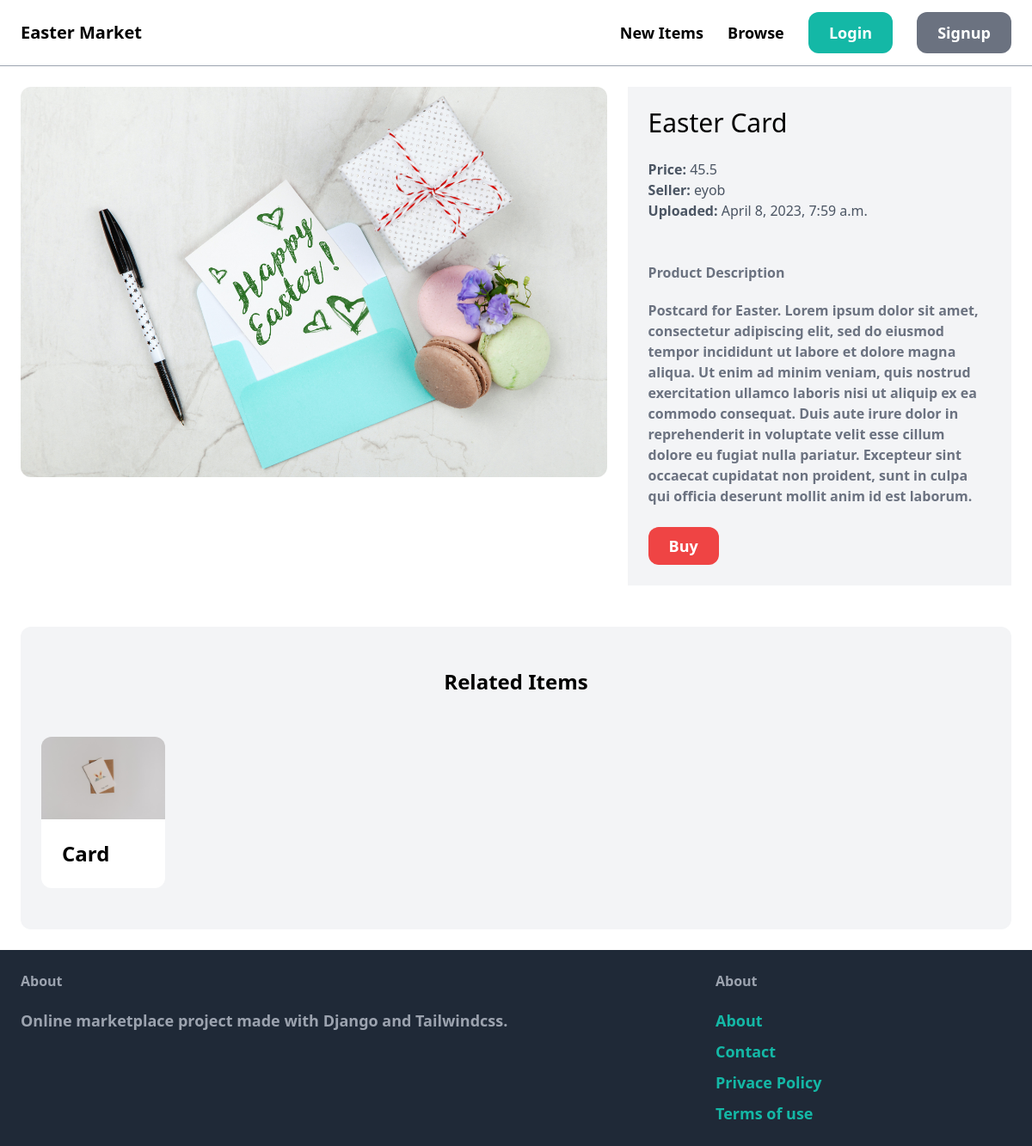
Screenshot of /items/3/ with the database file from the repository.
### item/models.py (models this page shows, shortened)
class Item(models.Model):
    name = models.CharField(max_length=255)
    category = models.ForeignKey(Category, related_name="items", on_delete=models.CASCADE)
    description = models.TextField(blank=True, null=True)
    price = models.FloatField()
    image = models.ImageField(upload_to="items_images", blank=True, null=True)
    is_sold = models.BooleanField(default=False)
    created_by = models.ForeignKey(User, related_name="items", on_delete=models.CASCADE)
    created_at = models.DateTimeField(auto_now_add=True)

### item/views.py (the view)
# urls.py: path('<int:pk>/', views.detail, name='detail'),
def detail(request, pk):
    item = get_object_or_404(Item, pk=pk)
    related_items = Item.objects.filter(category = item.category, is_sold = False).exclude(pk=pk)[0:3]
    return render(request, 'item/detail.html', {
        'item':item,
        'related_items':related_items
    })

### item/templates/item/detail.html (shortened to what this page needs)
{% extends 'core/base.html' %}
{%block content%}
<div class="grid grid-cols-5 gap-6">
    <div class="col-span-3">
        <img src="{{item.image.url}}" class="rounded-xl">
    </div>
    <div class="col-span-2 p-6 bg-gray-100">
        <h1 class="mb-6 text-3xl">{{item.name}}</h1>
        <p class="text-gray-600"><strong>Price: </strong>{{item.price}}</p>
        <p class="text-gray-600"><strong>Seller: </strong>{{item.created_by.username}}</p>
        <p class="text-gray-600"><strong>Uploaded: </strong>{{item.created_at}}</p>
        {%if item.description%}
        <p class="text-gray-500 mt-12"><strong>Product Description</p>
            <p class="text-gray-500 mt-5">{{item.description}}</p>
        {%endif%}
        <a href="#" class="inline-block px-6 py-2 mt-6 text-lg font-semibold bg-red-500 text-white hover:bg-red-600 rounded-xl"> Buy</a>
    </div>
</div>
<div class="mt-6 px-6 py-12 bg-gray-100 rounded-xl">
    <h2 class="mb-12 text-2xl text-center font-bold">Related Items</h2>
    <div class="grid grid-cols-4 gap-44">
        {%for r_item in related_items%}
            <div>
                <a href="{% url 'item:detail' r_item.id %}">
                    <img src="{{r_item.image.url}}" class="rounded-t-xl">
            <div class="p-6 bg-white rounded-b-xl">
                <h2 class="text-2xl">{{ r_item.name}}</h2>
            </div>
                </a>
            </div>
        {% endfor %}
    </div>
</div>
{%endblock%}

### rows the page displays
Item: image (picture), name "Easter Card", price "45.5", created_by.username "eyob", created_at "April 8, 2023, 7:59 a.m.", description "Postcard for Easter. Lorem ipsum dolor sit amet, consectetur adipiscing elit, sed do eiusmod tempor incididunt ut labore et dolore magna aliqua. Ut enim ad minim veniam, quis nostrud exercitation ullamco laboris nisi ut aliquip ex ea commodo consequat. Duis aute irure dolor in reprehenderit in voluptate velit esse cillum dolore eu fugiat nulla pariatur. Excepteur sint occaecat cupidatat non proident, sunt in culpa qui officia deserunt mollit anim id est laborum."
Item: image (picture), name "Card"
